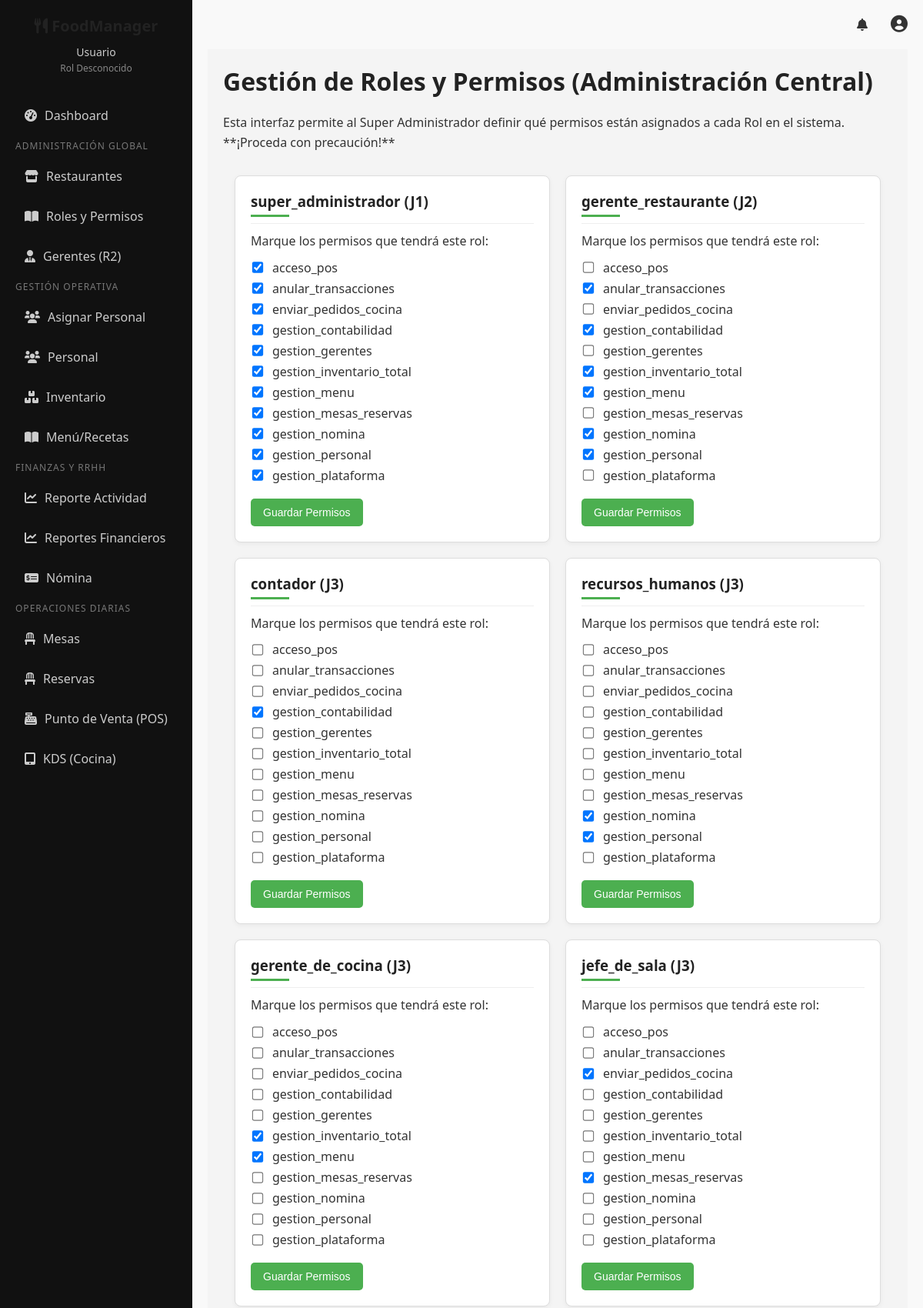
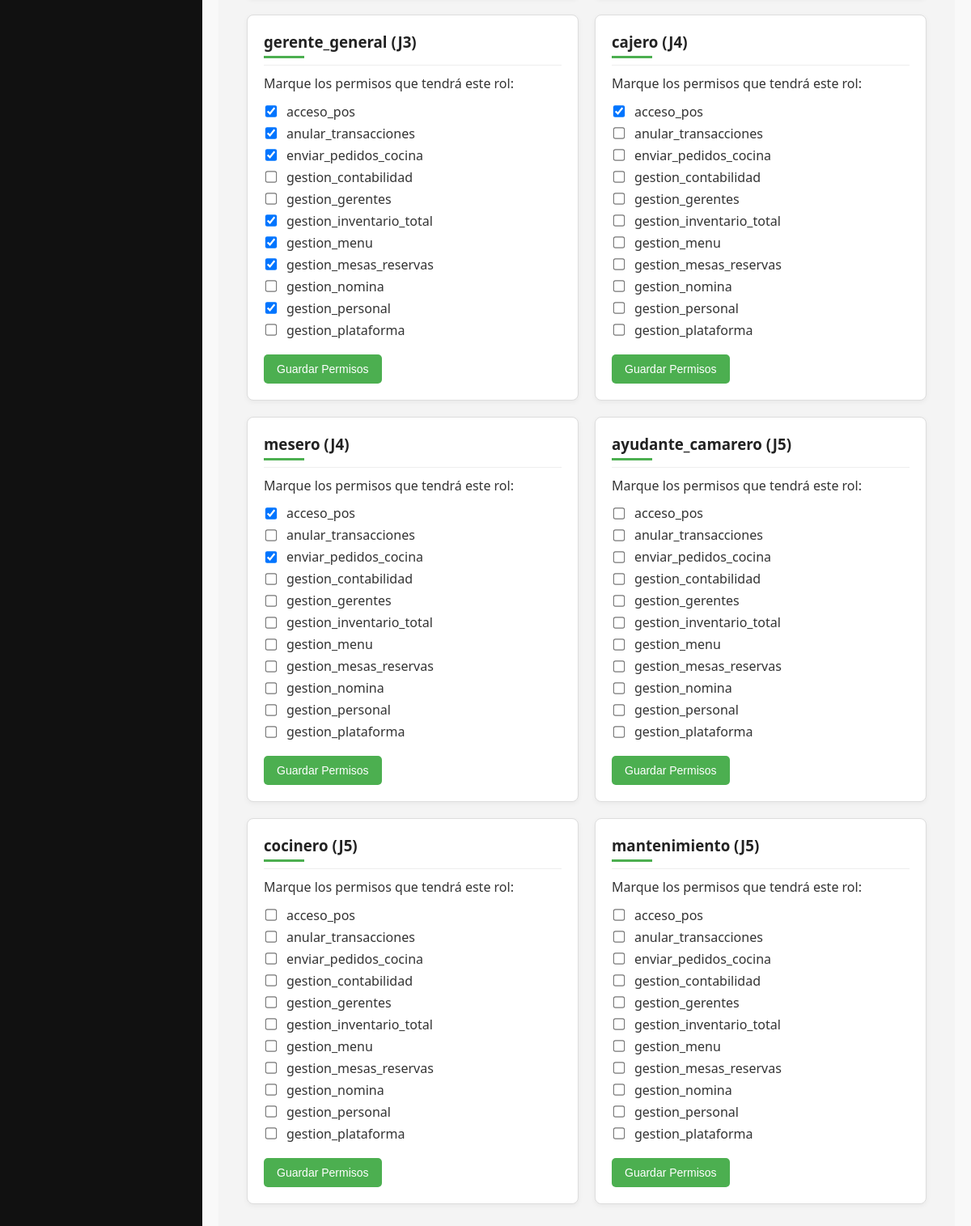
Page /views/gestion_roles_permisos.php (signed in) on the committed database (2 pictures, top to bottom).
### tables this page shows
CREATE TABLE roles (
    id INT AUTO_INCREMENT PRIMARY KEY,
    nombre VARCHAR(50) NOT NULL UNIQUE,
    descripcion TEXT,
    jerarquia INT NOT NULL
);

CREATE TABLE permisos (
    id INT AUTO_INCREMENT PRIMARY KEY,
    nombre VARCHAR(100) NOT NULL UNIQUE,
    descripcion TEXT
);

### includes/auth.php (called while the page is built, shortened)
<?php
function checkPermission($permission_name) {
    if (in_array($_SESSION['user_rol_id'], [1, 2])) {
        return true;
    }
}
?>

### views/gestion_roles_permisos.php (the view, shortened to what this page needs)
<?php
include '../includes/header.php';
try {
    $stmt_roles = $pdo->query("SELECT id, nombre, jerarquia FROM roles ORDER BY jerarquia ASC");
    $roles_list = $stmt_roles->fetchAll(PDO::FETCH_ASSOC);
    $stmt_permisos = $pdo->query("SELECT id, nombre, descripcion FROM permisos ORDER BY nombre ASC");
    $permisos_list = $stmt_permisos->fetchAll(PDO::FETCH_ASSOC);
    $permisos_asignados = [];
    $stmt_asignados = $pdo->query("SELECT rol_id, permiso_id FROM roles_permisos");
    while ($row = $stmt_asignados->fetch(PDO::FETCH_ASSOC)) {
        $permisos_asignados[$row['rol_id']][] = $row['permiso_id'];
    }
} catch (PDOException $e) {
    $error_message = "Error al cargar la gestión de roles y permisos.";
}
?>
<head>
    <link rel="stylesheet" href="../style/gestion_roles_permisos.css">
</head>
<h1>Gestión de Roles y Permisos (Administración Central)</h1>
<p>Esta interfaz permite al Super Administrador definir qué permisos están asignados a cada Rol en el sistema. **¡Proceda con precaución!**</p>
<div class="roles-container">
    <?php foreach ($roles_list as $rol): ?>
        <div class="card card-role">
            <form action="gestion_roles_permisos.php" method="POST">
                <h3><?php echo htmlspecialchars($rol['nombre']); ?> (J<?php echo $rol['jerarquia']; ?>)</h3>
                <p>Marque los permisos que tendrá este rol:</p>
                <div class="permisos-list">
                    <?php foreach ($permisos_list as $permiso): ?>
                        <?php
                        $is_checked = in_array($permiso['id'], $permisos_asignados[$rol['id']] ?? []);
                        ?>
                        <div class="checkbox-item">
                            <input
                                type="checkbox"
                                name="permisos[]"
                                value="<?php echo $permiso['id']; ?>"
                                id="rol_<?php echo $rol['id']; ?>_permiso_<?php echo $permiso['id']; ?>"
                                <?php echo $is_checked ? 'checked' : ''; ?>
                            >
                            <label for="rol_<?php echo $rol['id']; ?>_permiso_<?php echo $permiso['id']; ?>" title="<?php echo htmlspecialchars($permiso['descripcion']); ?>">
                                <?php echo htmlspecialchars($permiso['nombre']); ?>
                            </label>
                        </div>
                    <?php endforeach; ?>
                </div>
                <button type="submit" class="btn btn-primary btn-block mt-3">Guardar Permisos</button>
            </form>
        </div>
    <?php endforeach; ?>
</div>
<?php include '../includes/footer.php'; ?>

### includes/header.php (shortened to what this page needs)
<?php
require_once 'auth.php';
$user_name = $_SESSION['user_full_name'] ?? 'Usuario';
$user_rol = $_SESSION['user_rol_name'] ?? 'Rol Desconocido';
?>
<!DOCTYPE html>
<html lang="es">
<head>
    <link rel="stylesheet" href="../style/main.css">
    <link rel="stylesheet" href="../style/sidebar.css">
    <link rel="stylesheet" href="https://cdnjs.cloudflare.com/ajax/libs/font-awesome/6.0.0-beta3/css/all.min.css">
</head>
<body>
<div id="wrapper">
    <aside id="sidebar">
        <div class="sidebar-header">
            <h3><i class="fas fa-utensils"></i> FoodManager</h3>
            <p class="user-info">
                <?php echo htmlspecialchars($user_name); ?><br>
                <small><?php echo htmlspecialchars($user_rol); ?></small>
            </p>
        </div>
        <nav class="sidebar-menu">
            <ul>
                <li><a href="dashboard.php"><i class="fas fa-tachometer-alt"></i> Dashboard</a></li>
                <?php if (checkPermission('gestion_plataforma')): ?>
                    <li class="menu-heading">Administración Global</li>
                    <li><a href="gestion_restaurantes.php"><i class="fas fa-store"></i> Restaurantes</a></li>
                    <li><a href="gestion_roles_permisos.php"><i class="fas fa-book-open"></i> Roles y Permisos </a></li>
                    <li><a href="gestion_gerentes.php"><i class="fas fa-user-tie"></i> Gerentes (R2)</a></li>
                <?php endif; ?>
                <?php if (checkPermission('gestion_personal') || checkPermission('gestion_inventario_total')): ?>
                    <li class="menu-heading">Gestión Operativa</li>
                    <?php if (checkPermission('gestion_personal')): ?>
                        <li><a href="gestion_asignar_personal.php"><i class="fas fa-users"></i> Asignar Personal</a></li>
                    <?php endif; ?>
                    <?php if (checkPermission('gestion_personal')): ?>
                        <li><a href="gestion_usuarios.php"><i class="fas fa-users"></i> Personal</a></li>
                    <?php endif; ?>
                    <?php if (checkPermission('gestion_inventario_total')): ?>
                        <li><a href="gestion_inventario.php"><i class="fas fa-boxes"></i> Inventario</a></li>
                    <?php endif; ?>
                    <?php if (checkPermission('gestion_menu')): ?>
                        <li><a href="gestion_menu.php"><i class="fas fa-book-open"></i> Menú/Recetas</a></li>
                    <?php endif; ?>
                <?php endif; ?>
                <?php if (checkPermission('ver_reportes_financieros') || checkPermission('gestion_nomina')): ?>
                    <li class="menu-heading">Finanzas y RRHH</li>
                    <?php if (checkPermission('ver_reportes_financieros')): ?>
                        <li><a href="reportes_actividad.php"><i class="fas fa-chart-line"></i> Reporte Actividad</a></li>
                    <?php endif; ?>
                    <?php if (checkPermission('ver_reportes_financieros')): ?>
                        <li><a href="reportes_financieros.php"><i class="fas fa-chart-line"></i> Reportes Financieros</a></li>
                    <?php endif; ?>
                    <?php if (checkPermission('gestion_nomina')): ?>
                        <li><a href="gestion_nomina.php"><i class="fas fa-money-check-alt"></i> Nómina</a></li>
                    <?php endif; ?>
                <?php endif; ?>
                <?php if (checkPermission('acceso_pos') || checkPermission('gestion_mesas_reservas') || checkPermission('ver_kds')): ?>
                    <li class="menu-heading">Operaciones Diarias</li>
                    <?php if (checkPermission('gestion_mesas_reservas')): ?>
                        <li><a href="gestion_mesas.php"><i class="fas fa-chair"></i> Mesas</a></li>
                    <?php endif; ?>
                    <?php if (checkPermission('gestion_mesas_reservas')): ?>
                        <li><a href="gestion_reservas.php"><i class="fas fa-chair"></i> Reservas</a></li>
                    <?php endif; ?>
                    <?php if (checkPermission('acceso_pos')): ?>
                        <li><a href="pos.php"><i class="fas fa-cash-register"></i> Punto de Venta (POS)</a></li>
                    <?php endif; ?>
                    <?php if (checkPermission('ver_kds')): ?>
                        <li><a href="kds.php"><i class="fas fa-tablet-alt"></i> KDS (Cocina)</a></li>
                    <?php endif; ?>
                <?php endif; ?>
            </ul>
        </nav>
    </aside>
    <main id="content">
        <header id="main-header">
            <div class="header-right">
                <a href="#"><i class="fas fa-bell"></i></a>
                <div class="user-menu">
                    <i class="fas fa-user-circle user-icon" id="userMenuBtn"></i>
                </div>
            </div>
        </header>
        <div class="page-content">

### includes/footer.php (shortened to what this page needs)
        </div>
    </main>
</div>
</body>
</html>

### style/main.css (style rules this page uses)
* { box-sizing: border-box; margin: 0; padding: 0; }
html, body { font-family: 'Segoe UI', sans-serif; background-color: #f9f9f9; color: #333; height: 100%; }
h1, h2, h3, h4 { font-weight: 600; color: #222; }
p { line-height: 1.6; }
button { border: none; padding: 10px 16px; border-radius: 5px; background-color: #4CAF50; color: #fff; font-size: 14px; cursor: pointer; transition: background 0.3s; }
input, select, textarea { border: 1px solid #ccc; padding: 10px; border-radius: 4px; font-size: 14px; width: 100%; }
a { text-decoration: none }
.user-menu { position: relative; display: inline-block; margin-left: 15px; }
.user-icon { font-size: 22px; cursor: pointer; }

### style/sidebar.css (style rules this page uses)
ul { list-style: none; padding: 0; margin: 0; }
a { text-decoration: none; color: inherit; }
#wrapper { display: flex; min-height: 100vh; }
#sidebar { width: 250px; background-color: #111; color: #fff; padding: 20px; position: fixed; height: 100%; top: 0; left: 0; overflow-y: auto; z-index: 1000; transition: transform 0.3s ease-in-out; }
#content { margin-left: 250px; flex-grow: 1; padding: 20px; transition: margin-left 0.3s ease-in-out; }
.sidebar-header { text-align: center; margin-bottom: 30px; }
.sidebar-header h3 { font-size: 20px; margin: 0 0 10px 0; }
.sidebar-header .user-info { font-size: 14px; color: #ccc; }
.sidebar-header .user-info small { display: block; font-size: 12px; color: #888; }
.sidebar-menu ul li { margin: 10px 0; }
.sidebar-menu ul li a { display: flex; align-items: center; gap: 10px; padding: 10px 12px; border-radius: 6px; color: #ccc; font-size: 16px; transition: background 0.3s, color 0.3s; }
.menu-heading { margin-top: 20px; margin-bottom: 5px; font-size: 12px; color: #777; text-transform: uppercase; letter-spacing: 1px; }
#main-header { display: flex; justify-content: space-between; align-items: center; margin-bottom: 20px; }
.header-left, .header-right { display: flex; align-items: center; gap: 15px; }
.header-right a { color: #333; font-weight: bold; }
.page-content { padding: 20px; background-color: #f4f4f4; min-height: calc(100vh - 60px); }

### style/gestion_roles_permisos.css (style rules this page uses)
.roles-container { display: grid; grid-template-columns: repeat(auto-fit, minmax(300px, 1fr)); gap: 20px; margin: 30px 0; padding: 0 15px; }
.card-role { background-color: #fff; border: 1px solid #ddd; border-radius: 8px; padding: 20px; box-shadow: 0 2px 6px rgba(0, 0, 0, 0.05); display: flex; flex-direction: column; max-height: 500px; overflow: hidden; }
.card-role .permisos-list { margin-top: 10px; overflow-y: auto; flex-grow: 1; padding-right: 5px; }
.card-role .permisos-list { max-height: 300px; }
.checkbox-item { display: flex; align-items: center; margin-bottom: 5px; }
.checkbox-item input[type="checkbox"] { margin-right: 10px; transform: scale(1.1); width: 18px; flex-shrink: 0; }
.card-role button { margin-top: 3%; }
.card-role h3 { border-bottom: 1px solid #eee; padding-bottom: 8px; margin-bottom: 10px; }
.card-role h3::after { content: " "; display: block; height: 3px; width: 50px; background-color: #4CAF50; margin-top: 5px; }

### rows in the picture
roles: nombre "super_administrador", jerarquia "1", id "☑"
permisos: nombre "acceso_pos"
permisos: nombre "anular_transacciones"
permisos: nombre "enviar_pedidos_cocina"
permisos: nombre "gestion_contabilidad"
permisos: nombre "gestion_gerentes"
permisos: nombre "gestion_inventario_total"
permisos: nombre "gestion_menu"
permisos: nombre "gestion_mesas_reservas"
permisos: nombre "gestion_nomina"
permisos: nombre "gestion_personal"
permisos: nombre "gestion_plataforma"
roles: nombre "gerente_restaurante", jerarquia "2", id "☑"
roles: nombre "contador", jerarquia "3", id "☑"
roles: nombre "recursos_humanos", jerarquia "3", id "☑"
roles: nombre "gerente_de_cocina", jerarquia "3", id "☑"
roles: nombre "jefe_de_sala", jerarquia "3", id "☑"
roles: nombre "gerente_general", jerarquia "3", id "☑"
roles: nombre "cajero", jerarquia "4", id "☑"
roles: nombre "mesero", jerarquia "4", id "☑"
roles: nombre "ayudante_camarero", jerarquia "5"
roles: nombre "cocinero", jerarquia "5"
roles: nombre "mantenimiento", jerarquia "5"

### other values in the picture
$user_name "Usuario"
$user_rol "Rol Desconocido"
